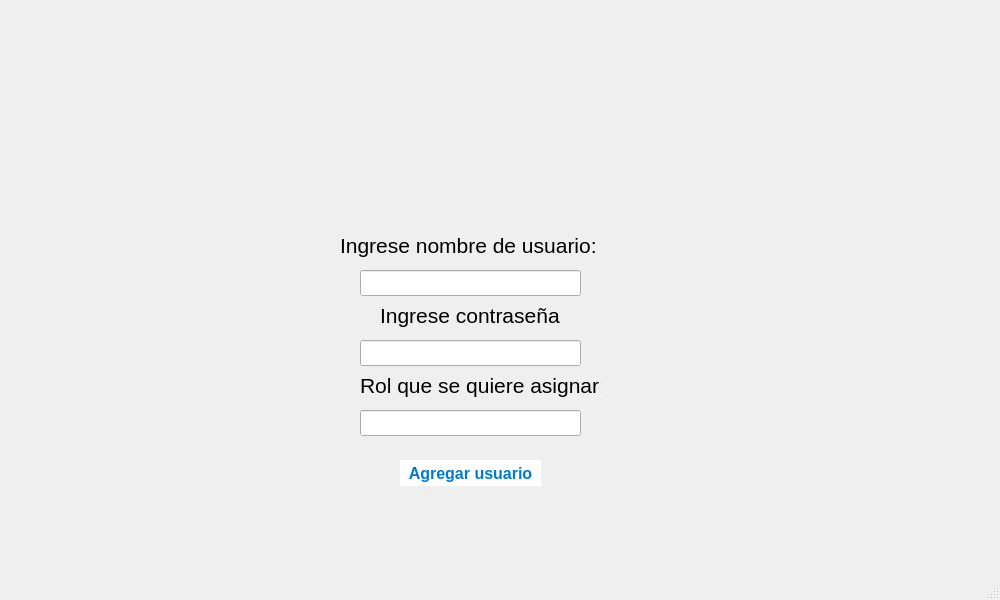
<?xml version="1.0" encoding="UTF-8"?>
<ui version="4.0">
 <class>createuser</class>
 <widget class="QMainWindow" name="createuser">
  <property name="geometry">
   <rect>
    <x>0</x>
    <y>0</y>
    <width>1000</width>
    <height>600</height>
   </rect>
  </property>
  <property name="windowTitle">
   <string>MainWindow</string>
  </property>
  <widget class="QWidget" name="centralwidget">
   <widget class="QWidget" name="widgetUser" native="true">
    <property name="geometry">
     <rect>
      <x>380</x>
      <y>60</y>
      <width>171</width>
      <height>151</height>
     </rect>
    </property>
   </widget>
   <widget class="QLabel" name="nombre">
    <property name="geometry">
     <rect>
      <x>340</x>
      <y>230</y>
      <width>261</width>
      <height>31</height>
     </rect>
    </property>
    <property name="font">
     <font>
      <pointsize>16</pointsize>
     </font>
    </property>
    <property name="text">
     <string>Ingrese nombre de usuario:</string>
    </property>
   </widget>
   <widget class="QLineEdit" name="lineEdit_2">
    <property name="geometry">
     <rect>
      <x>360</x>
      <y>270</y>
      <width>221</width>
      <height>26</height>
     </rect>
    </property>
   </widget>
   <widget class="QLabel" name="rol">
    <property name="geometry">
     <rect>
      <x>360</x>
      <y>370</y>
      <width>241</width>
      <height>31</height>
     </rect>
    </property>
    <property name="font">
     <font>
      <pointsize>16</pointsize>
     </font>
    </property>
    <property name="text">
     <string>Rol que se quiere asignar:</string>
    </property>
   </widget>
   <widget class="QLabel" name="contrasena">
    <property name="geometry">
     <rect>
      <x>380</x>
      <y>300</y>
      <width>181</width>
      <height>31</height>
     </rect>
    </property>
    <property name="font">
     <font>
      <pointsize>16</pointsize>
     </font>
    </property>
    <property name="text">
     <string>Ingrese contraseña:</string>
    </property>
   </widget>
   <widget class="QLineEdit" name="lineEdit_3">
    <property name="geometry">
     <rect>
      <x>360</x>
      <y>340</y>
      <width>221</width>
      <height>26</height>
     </rect>
    </property>
   </widget>
   <widget class="QLineEdit" name="lineEdit_4">
    <property name="geometry">
     <rect>
      <x>360</x>
      <y>410</y>
      <width>221</width>
      <height>26</height>
     </rect>
    </property>
   </widget>
   <widget class="QPushButton" name="pushButton1">
    <property name="geometry">
     <rect>
      <x>400</x>
      <y>460</y>
      <width>141</width>
      <height>26</height>
     </rect>
    </property>
    <property name="font">
     <font>
      <pointsize>-1</pointsize>
      <bold>true</bold>
     </font>
    </property>
    <property name="styleSheet">
     <string notr="true">    QPushButton {
        background-color: white;
        color: #007ACC; /* Text color */
        border-radius: 25px; /* Rounded corners */
        font-weight: bold;
        font-size: 16px;
    }
    QPushButton:hover {
        background-color: #E0E0E0; /* Hover effect */
        box-shadow: 0px 4px 8px rgba(0, 0, 0, 0.2);
    }
    QPushButton:pressed {
        background-color: #B0B0B0; /* Click effect */
    }</string>
    </property>
    <property name="text">
     <string>Agregar usuario</string>
    </property>
   </widget>
  </widget>
  <widget class="QMenuBar" name="menubar">
   <property name="geometry">
    <rect>
     <x>0</x>
     <y>0</y>
     <width>1000</width>
     <height>21</height>
    </rect>
   </property>
  </widget>
  <widget class="QStatusBar" name="statusbar"/>
 </widget>
 <resources/>
 <connections/>
</ui>
